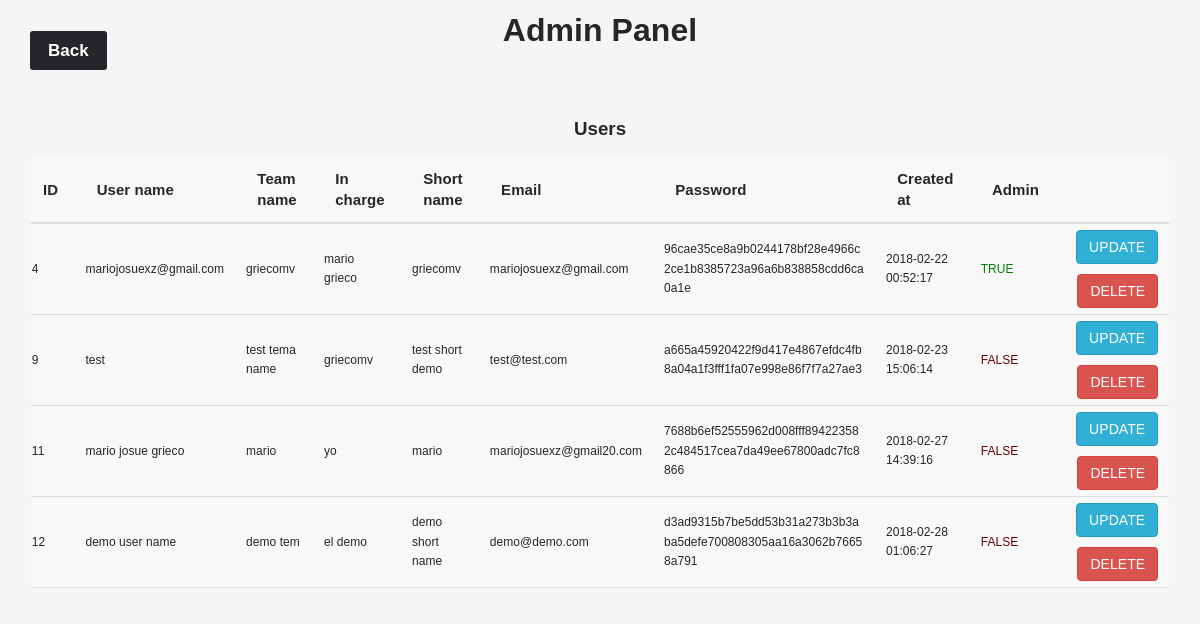
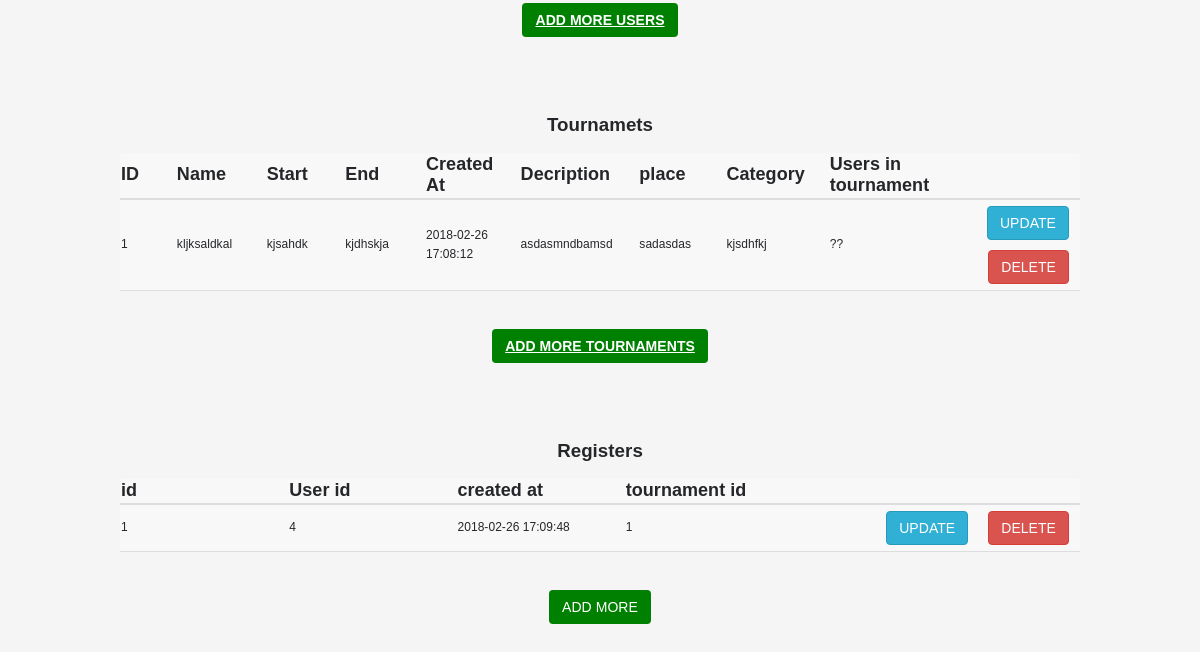
The app's page /admin.php (signed in), older data (2 pictures, top to bottom).
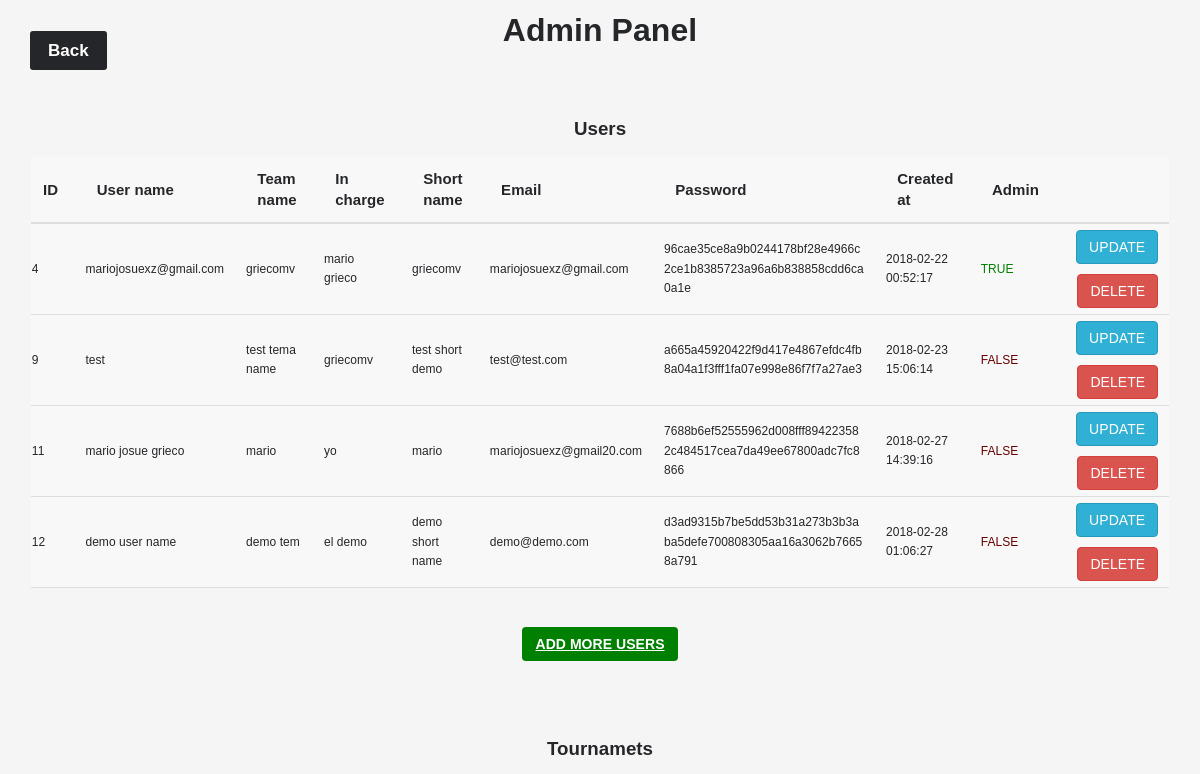
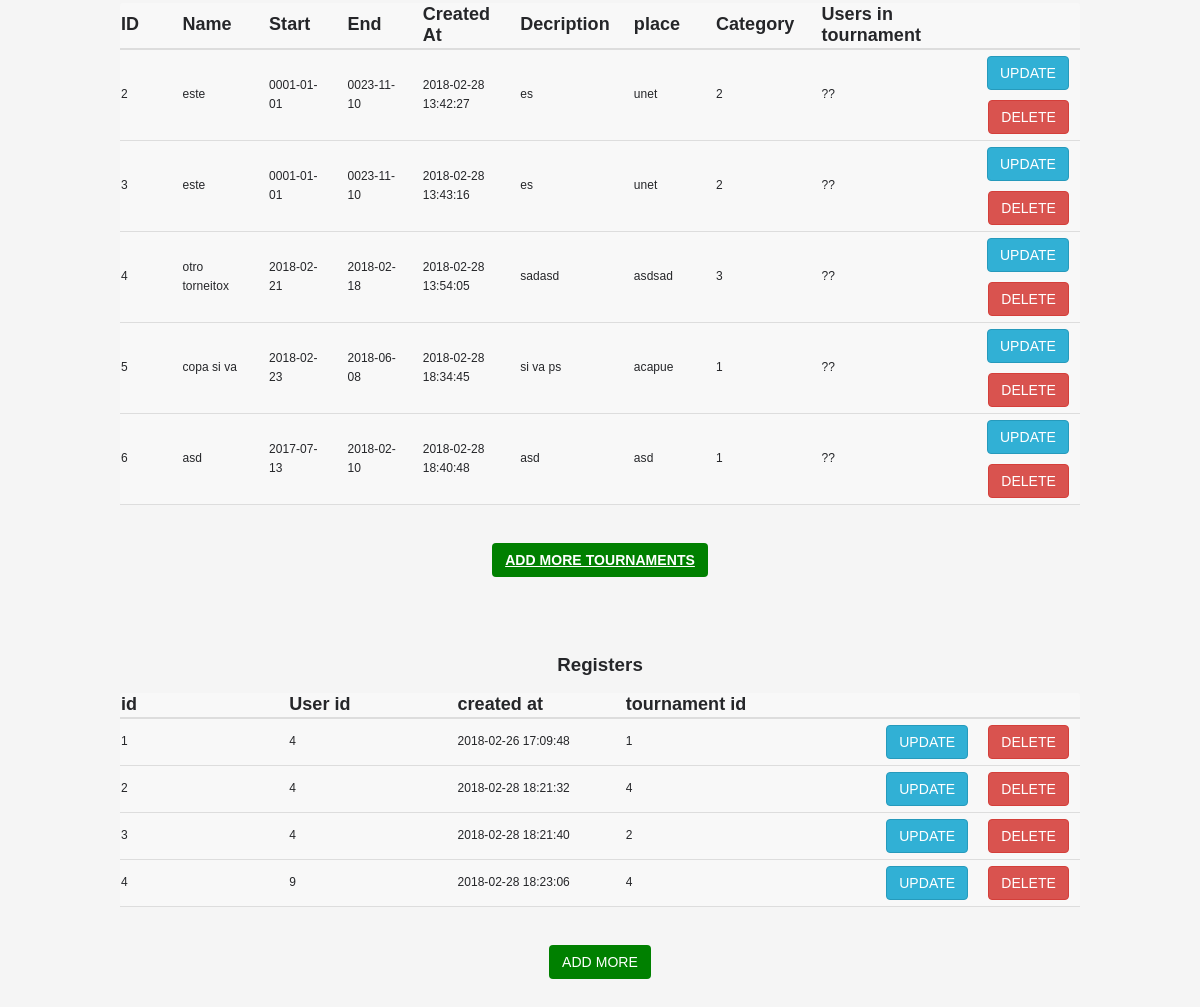
The same page, newer data (2 pictures, top to bottom).
### tables this page shows
CREATE TABLE `users` (
  `team_name` varchar(255) NOT NULL,
  `id` bigint(20) NOT NULL,
  `in_charge` varchar(255) DEFAULT NULL,
  `user_name` varchar(255) NOT NULL,
  `short_name` varchar(255) NOT NULL,
  `email` varchar(255) NOT NULL,
  `password` varchar(255) NOT NULL,
  `create_at` timestamp NOT NULL DEFAULT CURRENT_TIMESTAMP,
  `admin` tinyint(1) NOT NULL
);

CREATE TABLE `place` (
  `id` bigint(20) NOT NULL,
  `name` varchar(255) NOT NULL,
  `category` varchar(64) NOT NULL,
  `start` varchar(255) NOT NULL,
  `end` varchar(255) NOT NULL,
  `created_at` timestamp NULL DEFAULT CURRENT_TIMESTAMP,
  `description` text NOT NULL,
  `place` varchar(255) NOT NULL
);

CREATE TABLE `Registated` (
  `id` bigint(20) NOT NULL,
  `user_id` bigint(20) NOT NULL,
  `created_at` timestamp NULL DEFAULT CURRENT_TIMESTAMP,
  `tournament_id` bigint(20) NOT NULL
);

### Controllers/Db.php (called while the page is built, shortened)
<?php
  class Db {
    private $dbName;
    private $host;
    private $user;
    private $password;
    private $conn = false;
    public function __construct ($config) {
      $this->dbName  = $config['dbName'];
      $this->password = $config['password'];
      $this->user = $config['user'];
      $this->host = $config['host'];
    }
    public function connect () {
      try  {
        $this->conn = new PDO("mysql:host=$this->host;dbname=$this->dbName", $this->user, $this->password);
        return true;
      } catch (PDOException $err) {
        $this->conn = false;
        echo "Error on db module, connect method: $err";
        var_dump($err);
        return false;
      }
    }
    public function getUsers () {
      $sql = 'SELECT * FROM users';
      $query = $this->conn->prepare($sql);
      $query->execute();
      $result = $query->fetchAll();
      $users = [];
      foreach( $result as $row ) {
        array_push($users, $row);
      }
      return $users;
    }
    public function getRegisters () {
      $sql = 'SELECT * FROM Registated';
      $query = $this->conn->prepare($sql);
      $query->execute();
      $result = $query->fetchAll();
      $registers = [];
      foreach( $result as $row ) {
        array_push($registers, $row);
      }
      return $registers;
    }
    public function getTournaments () {
      $sql = 'SELECT * FROM place';
      $query = $this->conn->prepare($sql);
      $query->execute();
      $result = $query->fetchAll();
      $places = [];
      foreach( $result as $row ) {
        array_push($places, $row);
      }
      return $places;
    }
  };
?>

### Controllers/Session.php (called while the page is built, shortened)
<?php
  class Session {
    public function getFakeTokken () {
      return $_COOKIE['isAuth'];
    }
    public function ValidateFakeToken () {
      $myTokken = hash("tiger192,3", $_SESSION['username'].$_SESSION['id'].'/'.time());
      if (isset($_COOKIE['isAuth'])) {
        if (explode($myTokken, '/')[0] == explode($this->getFakeTokken(), '/')[0]) {
          if ($_SESSION['isAuth'] == $_COOKIE['isAuth']) return true;
        }
      }
      return false;
    }
    public function isAdmin () {
      return $_SESSION['idAdmin'];
    }
    public function isAuth () {
      return $this->ValidateFakeToken();
    }
  };
?>

### Views/admin.html.php (the view)
<body>
  <a class='btn-back anim-in' href="index.php">Back</a>
  <h1>Admin Panel</h1>
  <br />
  <br />
  <table>
    <h3>Users</h3>
    <thead>
      <tr>
        <th><span>ID</span></th>
        <th><span>User name</span></th>
        <th><span>Team name</span></th>
        <th><span>In charge</span></th>
        <th><span>Short name</span></th>
        <th><span>Email</span></th>
        <th><span>Password</span></th>
        <th><span>Created at</span></th>
        <th><span>Admin</span></th>
        <th><span>&nbsp;</span></th>
      </tr>
    </thead>
    <tbody>
        <?php
          foreach ($users as $user) {
            echo "<tr>";
              echo"<td><span>$user[id]</span></td>";
              echo"<td><span>$user[user_name]</span></td>";
              echo"<td><span>$user[team_name]</span></td>";
              echo"<td><span>$user[in_charge]</span></td>";
              echo"<td><span>$user[short_name]</span></td>";
              echo"<td><span>$user[email]</span></td>";
              echo"<td><span>$user[password]</span></td>";
              echo"<td><span>$user[create_at]</span></td>";
              echo "<td>".(!$user['admin']?"<span class='false-admin'>FALSE</span>":"<span class='true-admin'>TRUE</span>")."</td>";
              echo"
                <td class='td-btn'>
                  <span class='btn btn-warning'>Update</span>
                  <span class='btn btn-danger'>Delete</span>
                </td>";
            echo "</tr>";
          }
        ?>
    </tbody>
  </table>
  <h4 class='more-btn btn btn-success'>
    <a href="login.php">Add more Users</a>
  </h4>
  <br />
  <br />
    <table>
    <h3>Tournamets</h3>
    <thead>
      <tr>
        <th>ID</th>
        <th>Name</th>
        <th>Start</th>
        <th>End</th>
        <th>Created At</th>
        <th>Decription</th>
        <th>place</th>
        <th>Category</th>
        <th>Users in tournament</th>
        <th>&nbsp;</th>
      </tr>
    </thead>
    <tbody>
        <?php
          foreach ($tournaments as $tournament) {
            echo "<tr>";
            echo "<td><span>$tournament[id]</span></td>";
            echo "<td><span>$tournament[name]</span></td>";
            echo "<td><span>$tournament[start]</span></td>";
            echo "<td><span>$tournament[end]</span></td>";
            echo "<td><span>$tournament[created_at]</span></td>";
            echo "<td><span>$tournament[description]</span></td>";
            echo "<td><span>$tournament[place]</span></td>";
            echo "<td><span>$tournament[category]</span></td>";
            echo "<td><span>??</span></td>";
            echo "<td class='td-btn'>
                    <span class='btn btn-warning'>Update</span>
                    <span class='btn btn-danger'>Delete</span>
                    </td>
                 </tr>";
          }
        ?>
    </tbody>
  </table>
  <h4 class='more-btn btn btn-success'>
    <a href="addT.php">Add more tournaments</a>
  </h4>
  <br />
  <br />
  <table>
    <h3>Registers</h3>
    <thead>
      <tr>
        <th>id</th>
        <th>User id</th>
        <th>created at</th>
        <th>tournament id</th>
        <th>&nbsp;</th>
      </tr>
    </thead>
    <tbody>
        <?php
          foreach ($registers as $register) {
            echo "<tr>";
            echo "<td><span>$register[id]</span></td>";
            echo "<td><span>$register[user_id]</span></td>";
            echo "<td><span>$register[created_at]</span></td>";
            echo "<td><span>$register[tournament_id]</span></td>";
            echo" <td class='td-btn'><span class='btn btn-warning'>Update</span><span class='btn btn-danger'>Delete</span></td></tr>";
          }
        ?>
    </tbody>
  </table>
  <h4 class='more-btn btn btn-success'>
      Add more
  </h4>
  <br />
  <br />
</body>

### index.php (shortened to what this page needs)
<!DOCTYPE html>
<html lang="en">
<head>
  <link rel="stylesheet" href="assets/css/main.css" />
  <link rel="stylesheet" href="assets/css/index.css" />
  <link rel="stylesheet" href="assets/css/normalize.css" />
</head>
<?php
 require('./Controllers/View.php');
 require('./Controllers/Db.php');
 require('./Controllers/Session.php');
  $session = new Session();
  $db = new Db([
   'dbName' => 'proyecto-progra',
   'host' => '0.0.0.0',
   'port' => 3306,
   'user' => 'root',
   'password' => false
  ]);
  $db->connect();
  $url = $_GET['url'] ?? '/';
  $url = "$_SERVER[REQUEST_METHOD] $url";
 switch ($url) {
  case 'GET admin.php':
    if ($session->isAuth() && $session->isAdmin()) {
      $users = $db->getUsers();
      $tournaments = $db->getTournaments();
      $registers = $db->getRegisters();
      View::render('./Views/admin.html.php', [
        'users' => $users,
        'tournaments' => $tournaments,
        'registers' => $registers
      ]);
    }
    else {
      header('location:login.php');
    }
    break;
 };
?>
</html>

### Controllers/View.php (shortened to what this page needs)
<?php
 class View {
  static public function render ($path, $vars = []) {
    extract($vars);
       require_once($path);
       $page = ob_get_clean();
       echo $page;
    return true;
  }
 };
?>

### assets/css/main.css (style rules this page uses)
body { background: #f5f5f5; position: relative; min-height: 100vh; font-size: 16px; text-align: center; }
h4 a { color: white; text-transform: uppercase; font-weight: bolder; }
.btn { font-weight: bold; cursor: pointer; color: white !important; border-radius: 3px; border-bottom: 2px solid #a25221; text-transform: uppercase; background-color: #f05700; }
tr, td, th { vertical-align: middle; text-align: left; }
.true-admin { text-transform: uppercase; color: green; display: block; margin: 0; max-width: 100%; display: block !important; }
.false-admin { text-transform: uppercase; color: rgb(102, 1, 1); display: block; margin: 0; max-width: 100%; display: block !important; }
td { text-transform: lowercase; }
table td span { word-wrap: break-word !important; max-width: 200px !important; display: inline-block !important; margin: 0px 20px; margin-left: 0px; }
td, th { width: 120px; margin: 0; }
td { border-bottom: 1px solid #ddd; margin-bottom: 10px; }
.btn { display: inline-block; padding: 6px 12px; margin-bottom: 0; font-size: 14px; font-weight: 400; line-height: 1.42857143; text-align: center; white-space: nowrap; vertical-align: middle; -ms-touch-action: manipulation; touch-action: manipulation; cursor: pointer; -webkit-user-select: none; -moz-user-select: none; -ms-user-select: none; user-select: none; background-image: none; border: 1px solid transparent; border-radius: 4px; }
table tr, table td, table tr { font-size: 12px !important; color: #666 !important; }
.more-btn { margin-bottom: 40px; }
table th span { font-size: 15px !important; font-weight: bolder; line-height: 1.35em; display: block; padding: 0.75em; }
tr { padding: 15px; }
.td-btn { width: 230px; text-align: right; }
.td-btn .btn { margin: 5px 10px; }
.btn-danger { color: #fff; background-color: #d9534f; border-color: #d43f3a; }
.btn-warning { color: #fff; background-color: #31b0d5; border-color: #269abc; }
.btn-success { background: green; }
table { background: rgba(255, 255, 255, 0.27); border-radius: 3px; padding: 10px !important; width: 100% !important; max-width: 80% !important; margin: 0 auto; margin-bottom: 20px !important; border-spacing: 0 !important; border-collapse: collapse !important; box-sizing: border-box !important; }
th { text-align: left !important; font-size: 1.5em !important; line-height: 1.2em; border-bottom: 2px solid #ddd !important; font-weight: bold !important; padding-right: 15px; }
table { border-collapse: collapse !important; }
thead { display: table-header-group !important; vertical-align: middle !important; border-color: inherit !important; }

### assets/css/index.css (style rules this page uses)
* { color: #252629; }
body { font-family: 'Mukta Malar', sans-serif; font-size: 16px; line-height: 1.2em; letter-spacing: 0.05px; }
.btn-back { border-radius: 3px; background: #252629; padding: 0.5em 1em; color: white; margin: 10px 30px; display: block; max-width: 50px; text-decoration: none; text-align: center; font-size: 17px; font-weight: bolder; transition: background-color 0.25s ease; border: 1px solid transparent; position: absolute; left: -20%; }
.anim-in { animation-fill-mode: forwards; animation-duration: 0.45s; animation-delay: 0.10s; animation-name: anim-in-out; animation-timing-function: cubic-bezier(1, 0, 0, 1.25); position: absolute; }

Row changes from the older to the newer data that the page shows:
removed place: id "1", name "kljksaldkal", start "kjsahdk", end "kjdhskja", created_at "2018-02-26 17:08:12", description "asdasmndbamsd", place "sadasdas", category "kjsdhfkj"
added place: id "2", name "este", start "0001-01-01", end "0023-11-10", created_at "2018-02-28 13:42:27", description "es", place "unet", category "2"
added place: id "3", name "este", start "0001-01-01", end "0023-11-10", created_at "2018-02-28 13:43:16", description "es", place "unet", category "2"
added place: id "4", name "otro torneitox", start "2018-02-21", end "2018-02-18", created_at "2018-02-28 13:54:05", description "sadasd", place "asdsad", category "3"
added place: id "5", name "copa si va", start "2018-02-23", end "2018-06-08", created_at "2018-02-28 18:34:45", description "si va ps", place "acapue", category "1"
added place: id "6", name "asd", start "2017-07-13", end "2018-02-10", created_at "2018-02-28 18:40:48", description "asd", place "asd", category "1"
added registated: id "2", user "4", created_at "2018-02-28 18:21:32", tournament "4"
added registated: id "3", user "4", created_at "2018-02-28 18:21:40", tournament "2"
added registated: id "4", user "9", created_at "2018-02-28 18:23:06", tournament "4"
